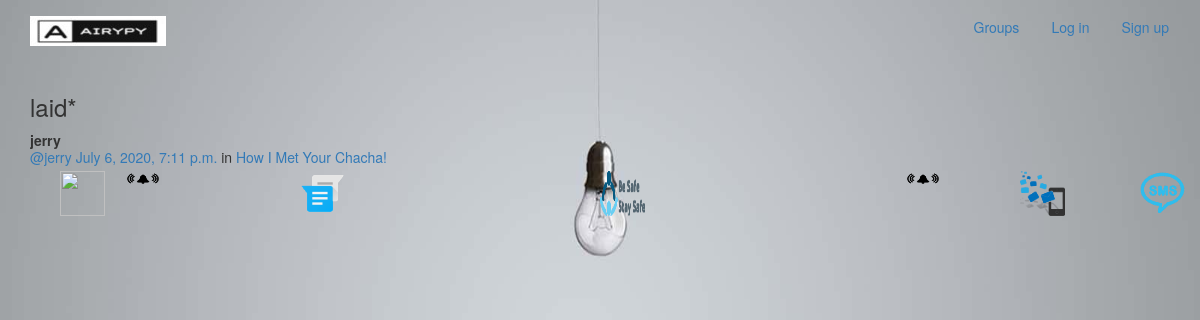
Page /posts/by/jerry/5/ on the committed database.
### posts/models.py (models this page shows, shortened)
class Post(models.Model):
    user = models.ForeignKey(User, related_name="posts",on_delete=models.CASCADE)
    created_at = models.DateTimeField(auto_now=True)
    message = models.TextField()
    message_html = models.TextField(editable=False)
    group = models.ForeignKey(Group, related_name="posts",
                            on_delete=models.CASCADE
                            ,null=True, blank=True)
    class Meta:
        ordering = ["-created_at"]
        unique_together = ["user", "message"]

### groups/models.py (models this page shows, shortened)
class Group(models.Model):
    name = models.CharField(max_length=255, unique=True)
    slug = models.SlugField(allow_unicode=True, unique=True)
    description = models.TextField(blank=True, default='')
    description_html = models.TextField(editable=False, default='', blank=True)
    members = models.ManyToManyField(User,through="GroupMember")
    class Meta:
        ordering = ["name"]

### posts/views.py (the view)
# urls.py: re_path(r"by/(?P<username>[-\w]+)/(?P<pk>\d+)/$",views.PostDetail.as_view(),name="single"),
class PostDetail(SelectRelatedMixin, generic.DetailView):
    model = models.Post
    select_related = ("user", "group")
    def get_queryset(self):
        queryset = super().get_queryset()
        return queryset.filter(
            user__username__iexact=self.kwargs.get("username")
        )

### posts/templates/posts/post_detail.html
{% extends "posts/post_base.html" %}
{% block post_content %}
<div class="col-md-8">
    {% include "posts/_post.html" %}
</div>
{% endblock %}

### posts/templates/posts/_post.html (shortened to what this page needs)
<div class="post media">
	<h3>{{ post.message_html|safe }}</h3>
	<div class="media-body">
		<strong>{{ post.user.username }}</strong>
		<h5 class="media-heading">
			<span class="username"><a href="{% url 'posts:for_user' username=post.user.username %}">@{{ post.user.username }}</a></span>
			<time class="time"><a href="{% url 'posts:single' username=post.user.username pk=post.pk %}">{{ post.created_at }}</a></time>
			{% if post.group %}
			<span class="group-name">in <a href="#">{{ post.group.name }}</a></span>
			{% endif %}
		</h5>
	</div>
</div>

### rows in the picture
Post: message_html "laid*", user.username "jerry", created_at "July 6, 2020, 7:11 p.m.", group.name "How I Met Your Chacha!"
